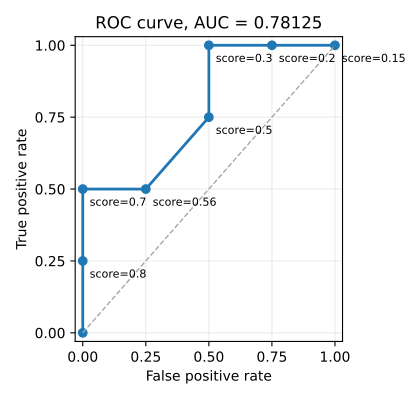

Source code (Python):
from pathlib import Path

import matplotlib.pyplot as plt
import numpy as np


samples = [
    ("s1", 0.80, 1),
    ("s2", 0.70, 1),
    ("s3", 0.56, 0),
    ("s4", 0.50, 1),
    ("s5", 0.50, 0),
    ("s6", 0.30, 1),
    ("s7", 0.20, 0),
    ("s8", 0.15, 0),
]

scores = sorted({score for _, score, _ in samples}, reverse=True)
p = sum(label for _, _, label in samples)
n = len(samples) - p

roc_points = [(0.0, 0.0)]
for threshold in scores:
    tp = sum(label == 1 and score >= threshold for _, score, label in samples)
    fp = sum(label == 0 and score >= threshold for _, score, label in samples)
    roc_points.append((fp / n, tp / p))

xs = np.array([point[0] for point in roc_points])
ys = np.array([point[1] for point in roc_points])
auc = np.trapezoid(ys, xs)

plt.rcParams.update(
    {
        "pdf.fonttype": 42,
        "ps.fonttype": 42,
        "font.size": 10,
    }
)

fig, ax = plt.subplots(figsize=(4.2, 4.0))
ax.plot(xs, ys, marker="o", color="#1f77b4", linewidth=2)
ax.plot([0, 1], [0, 1], "--", color="0.65", linewidth=1)
for (x, y), label in zip(roc_points[1:], [f"score={s:g}" for s in scores]):
    ax.annotate(label, (x, y), xytext=(5, -12), textcoords="offset points", fontsize=8)

ax.set_xlim(-0.03, 1.03)
ax.set_ylim(-0.03, 1.03)
ax.set_xticks(np.linspace(0, 1, 5))
ax.set_yticks(np.linspace(0, 1, 5))
ax.set_xlabel("False positive rate")
ax.set_ylabel("True positive rate")
ax.set_title(f"ROC curve, AUC = {auc:.5f}")
ax.grid(True, alpha=0.25)
fig.tight_layout()
fig.savefig(Path(__file__).with_suffix(".pdf"))
